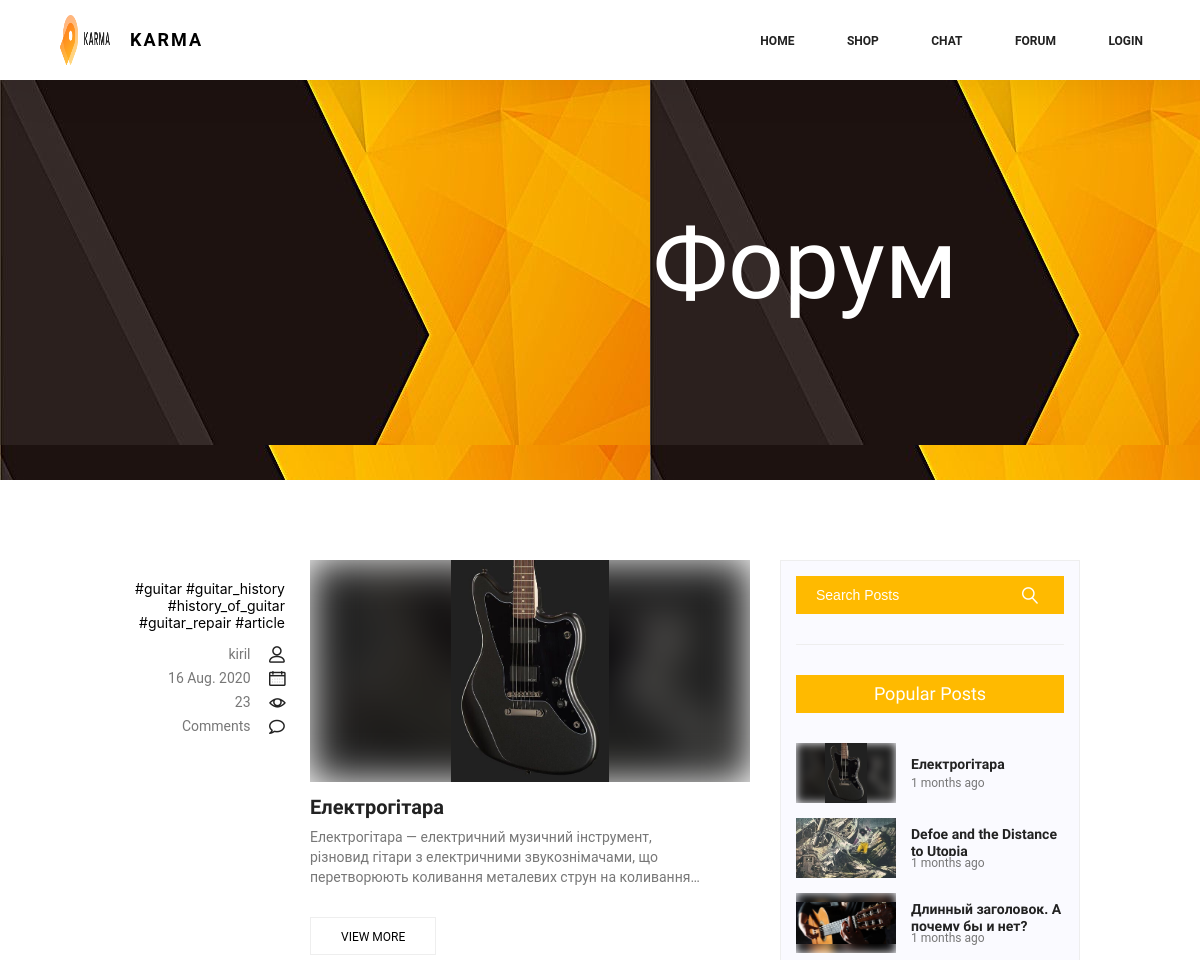
The page /forum/1tag=guitar/ (upper part) on the database as committed earlier.
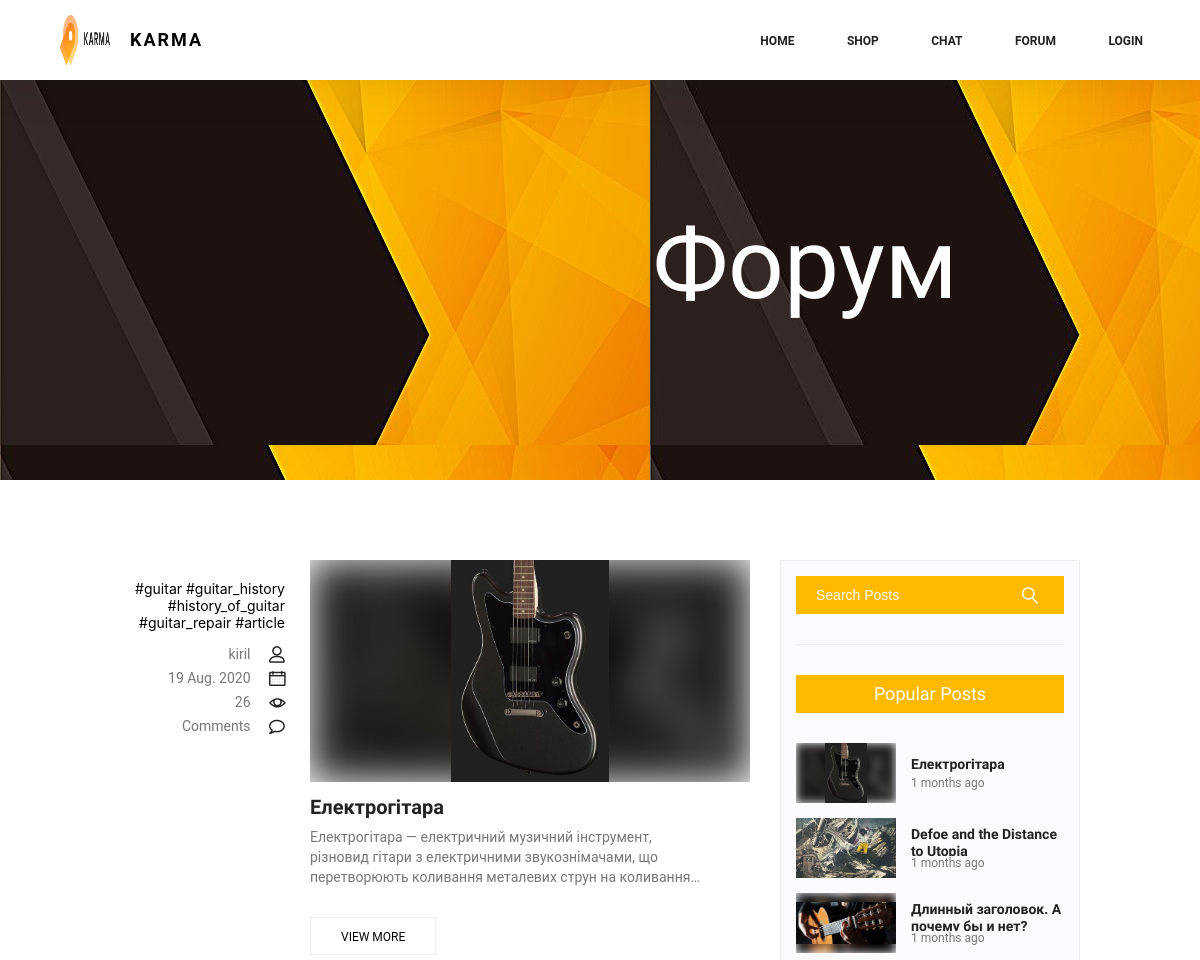
The same page on the database as committed later.
### Articles/models.py (models this page shows, shortened)
class ArticleModel(models.Model):
    author = models.ForeignKey(User, on_delete=models.CASCADE)
    heading = models.CharField(max_length=50, verbose_name="Heading", default="")
    text = models.TextField(max_length=50000, verbose_name='Text', default="")
    date = models.DateTimeField(auto_now=True, verbose_name="Date")
    views = models.IntegerField(default=0)
    image = models.ImageField(upload_to='images/',
                              verbose_name='Изображение',
                              default='images/test-photo.jpg',
                              null=True,
                              blank=True)
    tags = models.ManyToManyField(TagModel, blank=True)
    class Meta:
        verbose_name = 'Article'
        verbose_name_plural = 'Articles'

### Articles/views.py (the view)
def forum_render(request, num, tag_name):
    num = num * 10
    articles = ArticleModel.objects.all()
    tags = TagModel.objects.all().order_by('-count_of_uses')
    most_popular_articles = articles.order_by('-views')[:5]
    most_popular_articles = date_out(most_popular_articles)
    search_form = SearchForm(request.POST)
    if request.method == "POST":
        if search_form.is_valid():
            search = search_form.cleaned_data.get("search")
            articles = articles.filter(text__contains=search)
    if tag_name != '_':
        articles = articles.filter(tags__tag__exact=tag_name)
    for i in articles:
        i.text = strip_tags(i.text)
    count = list(range(1, (len(articles) // 10) + 2))
    articles = articles[num - 10:num]
    num = num // 10
    context = {
        "articles": articles,
        "count": count,
        "search_form": search_form,
        "most_popular_articles": most_popular_articles,
        "tags": tags,
        "tag_name": tag_name,
        "num": num,
        "num_1": num+1,
        "num_2": num-1,
        "len_count": len(count),
    }
    return render(request, 'forum.html', context)

### Articles/forms.py
class SearchForm(forms.Form):
    search = forms.CharField(
        label='',
        max_length=100,
        widget=forms.TextInput(attrs={
            'class': 'forums-input',
            'placeholder': 'Search Posts',
            'autocomplete': 'off',
            'onfocus': 'this.placeholder=""',
            'onblur': 'this.placeholder="Search Posts"'
        }),
        error_messages={}
    )

### Articles/views.py (called while the page is built, shortened)
def date_out(articles):
    for article in articles:
        date = timezone.now() - article.date
        if date.days != 0:
            if date.days // 7 != 0:
                date = date.days // 7
                if date >= 4:
                    date = date // 4
                    article.date = str(date) + " months ago"
                else:
                    article.date = str(date) + " weeks ago"
            else:
                article.date = str(date.days) + " days ago"
    return articles

### templates/forum.html (shortened to what the changed rows need)
{% extends 'home.html' %}
{% load static %}
{% block content %}
    <section class="forum-intro-section halfscreen">
        <div class="forum">
            <div class="forum-intro">
                <div class="forum-intro-flexbox">
                    <div class="forum-intro-textbox">
                        <h1>Форум</h1>
                    </div>
                </div>
            </div>
        </div>
    </section>
    <section class="forum-body-section">
        <div class="forum-body">
            <div class="container">
                <div class="forum-body-inner">
                    <div class="right-forum-side">
                        {% for article in articles%}
                        <div class="right-forum-sidebar-unit">
                            <div class="forum-unit-info">
                                <div class="forum-unit-tags">
                                    {% for tag in article.tags.all %}
                                    <a href="/forum/1tag={{tag.tag}}">#{{tag.tag}}</a>
                                    {% endfor %}
                                </div>
                                <ul class="forum-unit-meta">
                                    <li> <a href="#">{{article.author}}</a> <i class="lnr lnr-user"></i></li>
                                    <li> {{article.date|date:"d N Y" }} <i class="lnr lnr-calendar-full"></i></li>
                                    <li> {{article.views}} <i class="lnr lnr-eye"></i></li>
                                    <li> <a href="#">Comments</a> <i class="lnr lnr-bubble"></i></li>
                                </ul>
                            </div>
                            <div class="forum-unit-post">
                                <div class="forum-unit-post-img-background">
                                    <div class="forum-unit-post-img-blurBackground-box">
                                    </div>
                                    <img class="forum-unit-post-img blur-img-background" src="{{article.image.url}}" alt="">
                                </div>
                                <div class="forum-unit-about-post">
                                    <h2> {{article.heading}}</h2>
                                    <p> {{article.text | safe}} </p>
                                </div>
                                <div class="forum-unit-post-for-comment">
                                    <a class="forum-unit-post-vm-button" href="/forum/articles{{article.id}}/">VIEW MORE</a>
                                </div>
                            </div>
                        </div>
                        {% endfor %}
                    </div>
                    <div class="left-forum-side">
                        <div data-da="forum-da-container-popular-post, first, 990" class="todays-top-forum">
                            <div class="popular-posts-block">
                                {% for article in most_popular_articles %}
                                <div class="popular-post">
                                    <div class="img-box-popular-post">
                                        <div class="popular-post-img-blurBackground-box">
                                        </div>
                                        <img class="popular-post-img blur-img-background" src="{{article.image.url}}" alt="">
                                    </div>
                                    <div class="smthg-about-popular-post">
                                        <div class="smthg-about-popular-post-heading-box">
                                            <h4>{{article.heading}}</h4>
                                        </div>
                                        <p>{{article.date}}</p>
                                    </div>
                                </div>
                                {% endfor %}
                            </div>
                        </div>
                    </div>
                </div>
            </div>
        </div>
    </section>
{% endblock %}

Rows that differ between the two databases and show on the page:
changed ArticleModel "Електрогітара": date "16 Aug. 2020" → "19 Aug. 2020"; views "23" → "26"
